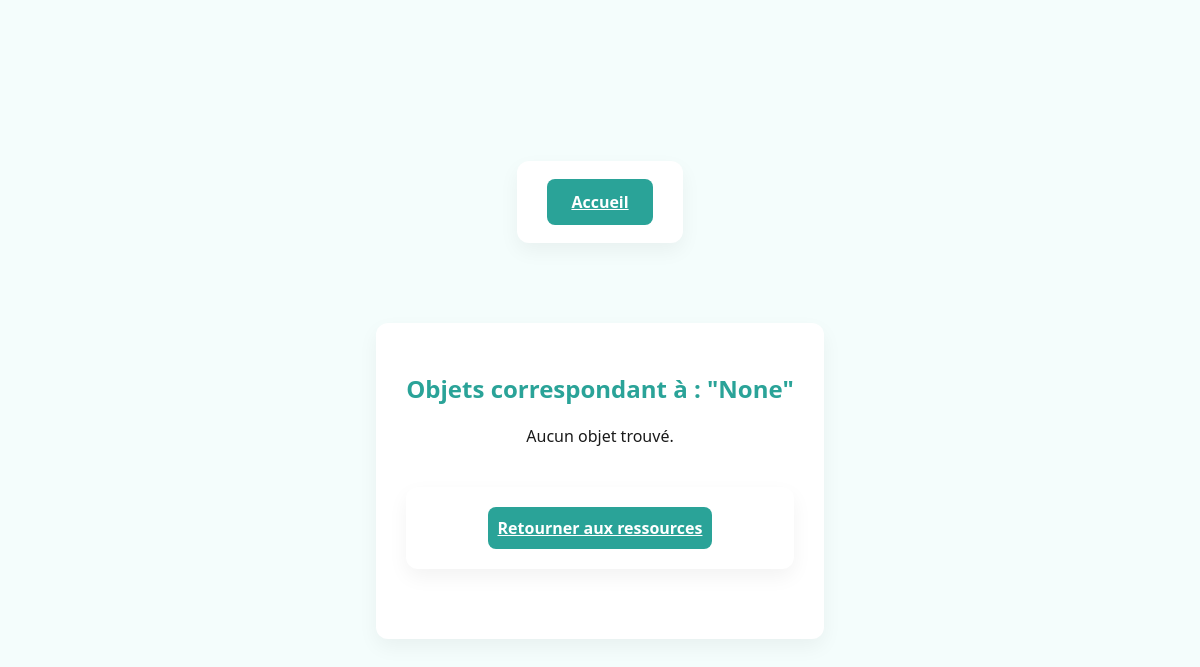
Before: /search_objets with the older database file.
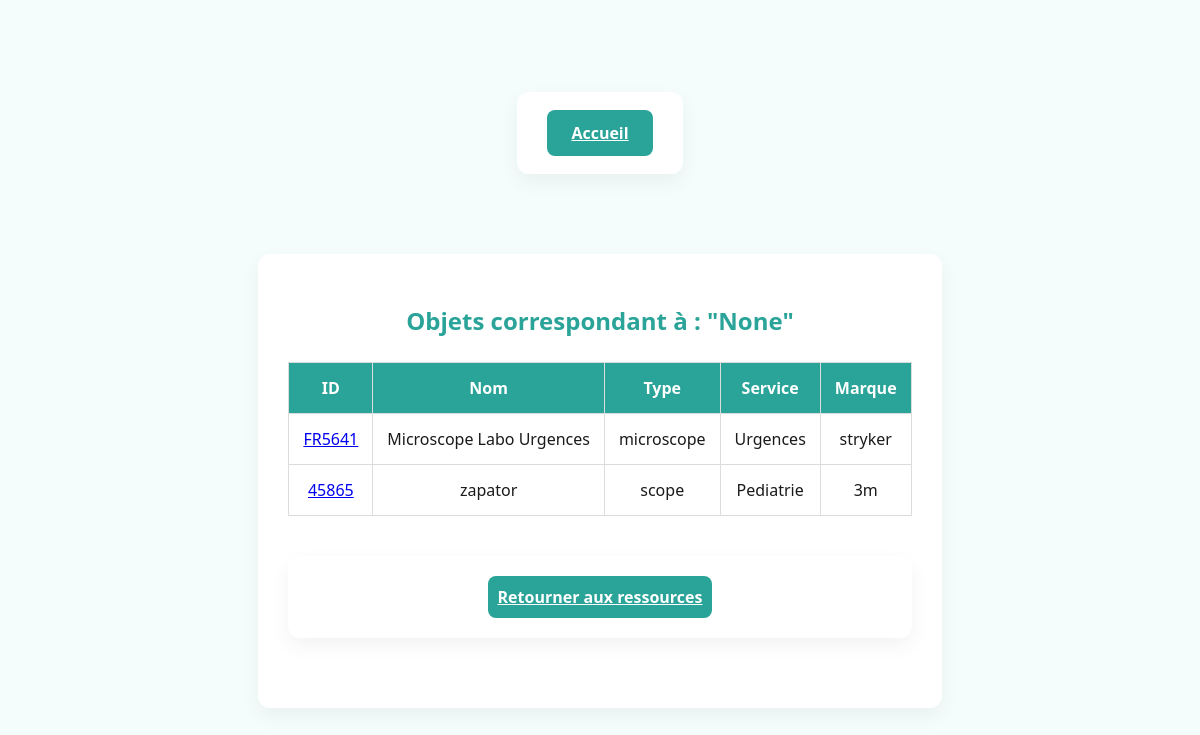
After: the same page with the newer database file.
### tables this page shows
CREATE TABLE Objet (
    ID INT PRIMARY KEY,
    TempActuelle REAL,
    tempcible REAL,
    mode VARCHAR(30),
    connectivite VARCHAR(30),
    batterie REAL,
    service VARCHAR(30),
    marque VARCHAR(50),
    nom VARCHAR(255),
    type VARCHAR(30),
    dernierReglage DATE,
    ConsommationL REAL,
    ConsommationW REAL
);

### app.py (the view)
@app.route('/search_objets', methods=['GET'])
def search_objets():
    search_query = request.args.get('search-input')
    service_filter = request.args.get('service-filter')
    type_filter = request.args.get('type-filter')
    marque_filter = request.args.get('marque-filter')
    con = sql.connect("donnees.db")
    cur = con.cursor()
    sql_query = "SELECT * FROM Objet WHERE 1=1"
    params = []
    if search_query:
        sql_query += " AND (ID LIKE ? OR nom LIKE ?)"
        params.extend(['%' + search_query + '%'] * 2)
    if service_filter:
        sql_query += " AND service = ?"
        params.append(service_filter)
    if type_filter:
        sql_query += " AND type = ?"
        params.append(type_filter)
    if marque_filter:
        sql_query += " AND marque = ?"
        params.append(marque_filter)
    cur.execute(sql_query, params)
    results = cur.fetchall()
    con.close()
    if 'username' in session and results:
        pseudonyme = session['username']
        update_user_points(pseudonyme, 1, 1)
    return render_template('resultats-objets.html', results=results, query=search_query)

### app.py (called while the page is built)
@app.context_processor
def inject_user_type():
    def get_user_type_safe(pseudo):
        result = get_user_type(pseudo)
        return int(result[0]) if result else 0
    return dict(get_user_type=get_user_type_safe)

### templates/resultats-objets.html (shortened to what this page needs)
<!DOCTYPE html>
<html lang="fr">
<head>
    <link rel="stylesheet" href="{{ url_for('static', filename='dist/css/styles.css') }}">
</head>
<body>
    <div class="container">
        <a href="{{ url_for('accueil') }}" class="btn btn-danger">Accueil</a>
    </div>
    <div class="container">
        <h2>Objets correspondant à : "{{ query }}"</h2>
        {% if results %}
        <table class="table">
            <thead>
                <tr>
                    <th>ID</th>
                    <th>Nom</th>
                    <th>Type</th>
                    <th>Service</th>
                    <th>Marque</th>
                </tr>
            </thead>
            <tbody>
                {% for obj in results %}
                <tr>
                    <td data-label="ID"><a href="{{ url_for('visualiser_objet', id=obj[0]) }}">{{ obj[0] }}</a></td>
                    <td data-label="Nom">{{ obj[8] }}</td>
                    <td data-label="Type">{{ obj[9] }}</td>
                    <td data-label="Service">{{ obj[6] }}</td>
                    <td data-label="Marque">{{ obj[7] }}</td>
                </tr>
                {% endfor %}
            </tbody>
        </table>
        {% else %}
        <p>Aucun objet trouvé.</p>
        {% endif %}
        <div class="container">
            <a href="{{ url_for('gestion_ressources') }}" class="btn btn-secondary">Retourner aux ressources</a>
        </div>
    </div>
</body>
</html>

Changed rows visible on the page:
added Objet: ID "FR5641", nom "Microscope Labo Urgences", type "microscope", service "Urgences", marque "stryker"
added Objet: ID "45865", nom "zapator", type "scope", service "Pediatrie", marque "3m"
Other visible differences:
text no longer shown: "Aucun objet trouvé."
text now shown: "ID Nom Type Service Marque"
